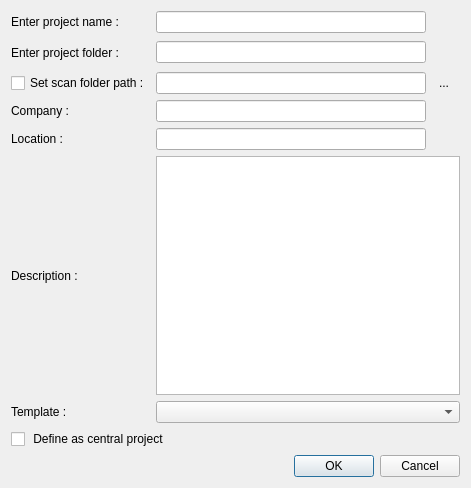
<?xml version="1.0" encoding="UTF-8"?>
<ui version="4.0">
 <class>DialogProjectCreation</class>
 <widget class="QDialog" name="DialogProjectCreation">
  <property name="geometry">
   <rect>
    <x>0</x>
    <y>0</y>
    <width>471</width>
    <height>488</height>
   </rect>
  </property>
  <property name="windowTitle">
   <string>Project Creation</string>
  </property>
  <layout class="QGridLayout" name="gridLayout">
   <item row="9" column="0" colspan="3">
    <widget class="QDialogButtonBox" name="buttonBox">
     <property name="orientation">
      <enum>Qt::Horizontal</enum>
     </property>
     <property name="standardButtons">
      <set>QDialogButtonBox::Cancel|QDialogButtonBox::Ok</set>
     </property>
    </widget>
   </item>
   <item row="3" column="1">
    <widget class="QRegExpEdit" name="lineEditBusiness"/>
   </item>
   <item row="1" column="1">
    <widget class="QRegExpEdit" name="lineEditPath"/>
   </item>
   <item row="6" column="1" colspan="2">
    <widget class="QComboBox" name="comboBoxProjectTemplate"/>
   </item>
   <item row="6" column="0">
    <widget class="QLabel" name="labelProjectTemplate">
     <property name="text">
      <string>Template :</string>
     </property>
    </widget>
   </item>
   <item row="4" column="0">
    <widget class="QLabel" name="labelLocation">
     <property name="text">
      <string>Location :</string>
     </property>
    </widget>
   </item>
   <item row="7" column="0" colspan="2">
    <widget class="QCheckBox" name="checkCentralProject">
     <property name="enabled">
      <bool>true</bool>
     </property>
     <property name="text">
      <string> Define as central project</string>
     </property>
    </widget>
   </item>
   <item row="4" column="1">
    <widget class="QRegExpEdit" name="lineEditLocation"/>
   </item>
   <item row="0" column="1">
    <widget class="QRegExpEdit" name="lineEditName"/>
   </item>
   <item row="5" column="1" colspan="2">
    <widget class="QTextEdit" name="textEditDescription"/>
   </item>
   <item row="1" column="2">
    <widget class="QToolButton" name="toolButtonPath">
     <property name="text">
      <string/>
     </property>
     <property name="icon">
      <iconset resource="../../../openscantools.qrc">
       <normaloff>:/icons/100x100/open_project.png</normaloff>:/icons/100x100/open_project.png</iconset>
     </property>
     <property name="iconSize">
      <size>
       <width>20</width>
       <height>20</height>
      </size>
     </property>
     <property name="autoRaise">
      <bool>true</bool>
     </property>
    </widget>
   </item>
   <item row="5" column="0">
    <widget class="QLabel" name="labelDescription">
     <property name="text">
      <string>Description :</string>
     </property>
    </widget>
   </item>
   <item row="0" column="0">
    <widget class="QLabel" name="labelName">
     <property name="text">
      <string>Enter project name :</string>
     </property>
    </widget>
   </item>
   <item row="3" column="0">
    <widget class="QLabel" name="labelBusiness">
     <property name="text">
      <string>Company :</string>
     </property>
    </widget>
   </item>
   <item row="1" column="0">
    <widget class="QLabel" name="labelPath">
     <property name="text">
      <string>Enter project folder :</string>
     </property>
    </widget>
   </item>
   <item row="2" column="0">
    <widget class="QCheckBox" name="checkBoxCustomScanFolder">
     <property name="layoutDirection">
      <enum>Qt::LeftToRight</enum>
     </property>
     <property name="text">
      <string>Set scan folder path :</string>
     </property>
    </widget>
   </item>
   <item row="2" column="1">
    <widget class="QRegExpEdit" name="lineEditCustomScanFolder"/>
   </item>
   <item row="2" column="2">
    <widget class="QToolButton" name="toolButtonCustomScanFolder">
     <property name="layoutDirection">
      <enum>Qt::LeftToRight</enum>
     </property>
     <property name="text">
      <string>...</string>
     </property>
     <property name="icon">
      <iconset resource="../../../openscantools.qrc">
       <normaloff>:/icons/100x100/open_project.png</normaloff>:/icons/100x100/open_project.png</iconset>
     </property>
     <property name="iconSize">
      <size>
       <width>20</width>
       <height>20</height>
      </size>
     </property>
     <property name="autoRaise">
      <bool>true</bool>
     </property>
    </widget>
   </item>
  </layout>
 </widget>
 <customwidgets>
  <customwidget>
   <class>QRegExpEdit</class>
   <extends>QLineEdit</extends>
   <header>regexpedit.h</header>
  </customwidget>
 </customwidgets>
 <tabstops>
  <tabstop>lineEditName</tabstop>
  <tabstop>lineEditPath</tabstop>
  <tabstop>toolButtonPath</tabstop>
  <tabstop>lineEditBusiness</tabstop>
  <tabstop>lineEditLocation</tabstop>
  <tabstop>textEditDescription</tabstop>
  <tabstop>comboBoxProjectTemplate</tabstop>
  <tabstop>checkCentralProject</tabstop>
 </tabstops>
 <resources>
  <include location="../../../openscantools.qrc"/>
 </resources>
 <connections>
  <connection>
   <sender>buttonBox</sender>
   <signal>accepted()</signal>
   <receiver>DialogProjectCreation</receiver>
   <slot>accept()</slot>
   <hints>
    <hint type="sourcelabel">
     <x>248</x>
     <y>254</y>
    </hint>
    <hint type="destinationlabel">
     <x>157</x>
     <y>274</y>
    </hint>
   </hints>
  </connection>
  <connection>
   <sender>buttonBox</sender>
   <signal>rejected()</signal>
   <receiver>DialogProjectCreation</receiver>
   <slot>reject()</slot>
   <hints>
    <hint type="sourcelabel">
     <x>316</x>
     <y>260</y>
    </hint>
    <hint type="destinationlabel">
     <x>286</x>
     <y>274</y>
    </hint>
   </hints>
  </connection>
 </connections>
</ui>
